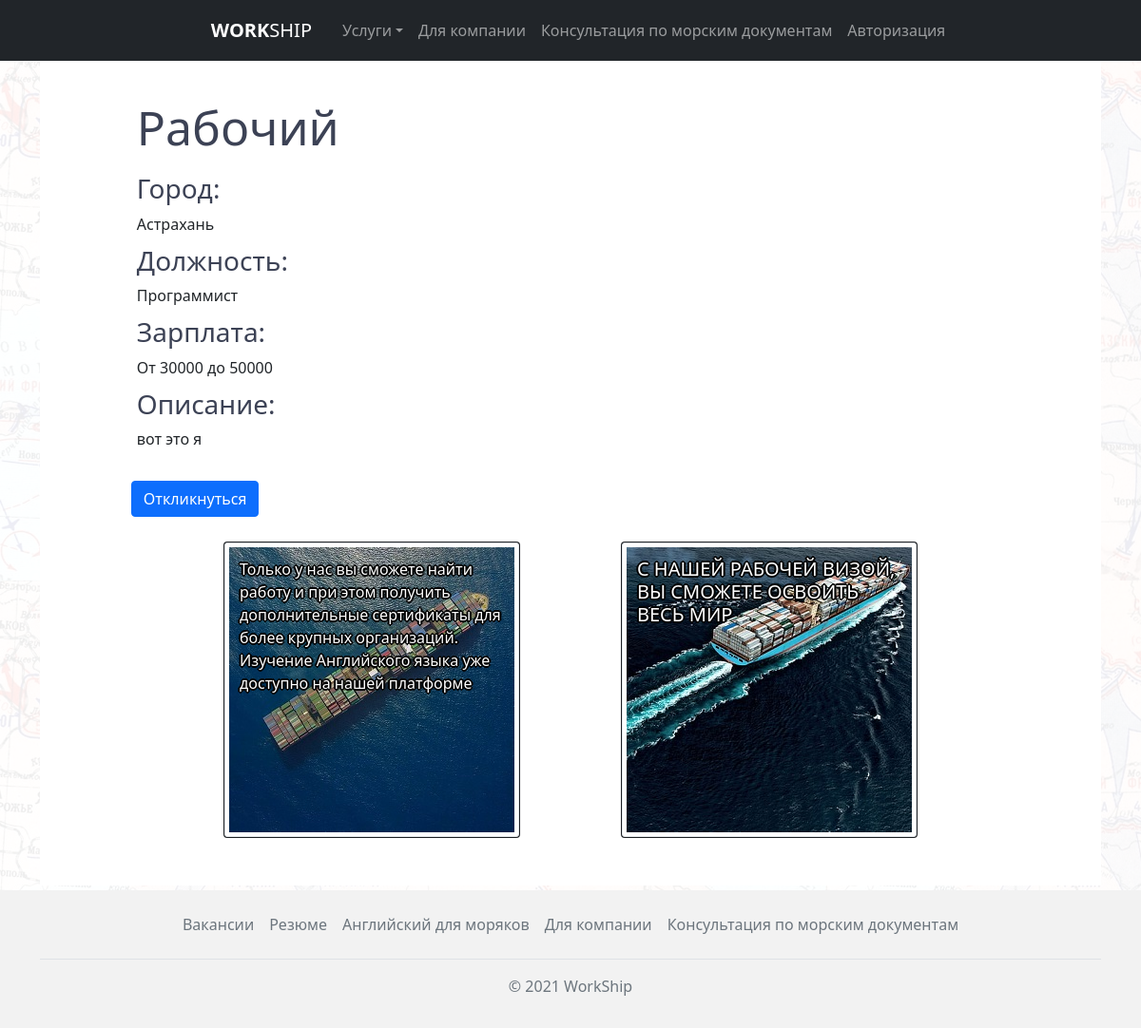
/summaries/detail/1/, run on an earlier commit of the app's database.
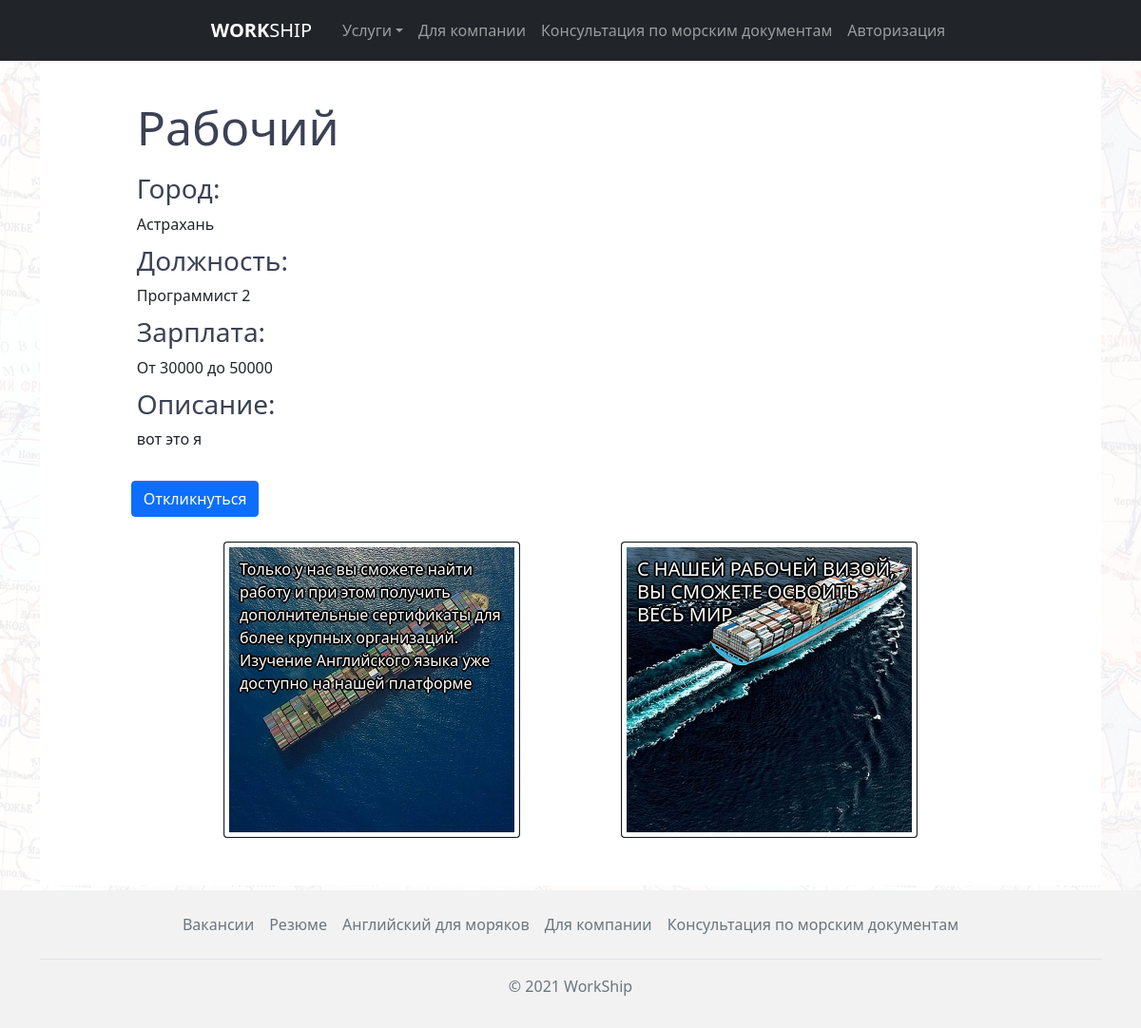
And on a later commit of the database.
### summaries/models.py (models this page shows, shortened)
class Summary(models.Model):
    user = models.ForeignKey(User, on_delete=models.CASCADE)
    name = models.CharField('Название', max_length=255)
    job = models.CharField('Должность', max_length=255)
    city = models.CharField('Город', max_length=255)
    salary_min = models.CharField('Зарплата от', max_length=255)
    salary_max = models.CharField('Зарплата до', max_length=255)
    extra = models.TextField('Дополнительно', default='Без описания')
    image = models.ImageField(upload_to=image_directory_path, storage=image_storage, default='defaultuser.png')
    time_create = models.DateTimeField('Дата создания', auto_now_add=True, null=True)
    time_update = models.DateTimeField('Дата изменения', auto_now=True, null=True)
    is_published = models.BooleanField('Публикация', default=True)
    class Meta:
        verbose_name = 'Резюме'
        verbose_name_plural = 'Резюме'

### summaries/views.py (the view, shortened to what this page needs)
# urls.py: path('detail/<int:summary_id>/', summaries_detail, name='summaries_detail'),
def summaries_detail(request, summary_id):
    summary = get_object_or_404(Summary, pk=summary_id)
    profile = Profile.objects.filter(user=summary.user).get()
    if request.user.is_authenticated:
        vacancies = Vacancy.objects.filter(user=request.user)
    else:
        vacancies = None
    context = {
        'vacancies': vacancies,
        'summary': summary,
        'profile': profile
    }
    return render(request, 'summaries/summaries_detail.html', context=context)

### summaries/templates/summaries/summaries_detail.html (shortened to what this page needs)
{% extends 'main/layout.html' %}
{% load static %}
{% block content %}
<div class="container">
      <div class="wrapper">
        <div class="vacancies">
          <div class="vacancies__header">
            <h2>{{summary.name}}</h2>
          </div>
          <div class="vacancy__detail">
            <div class="vacancy__text">
             <div><h3>Город: </h3> {{ summary.city }}</div>
            <div><h3>Должность: </h3> {{ summary.job }}</div>
            <div><h3>Зарплата: </h3>От {{ summary.salary_min }} до {{ summary.salary_max }}</div>
            <div class="vacancy__description">
              <h3>Описание:</h3>
              <p>
                 {{ summary.extra }}
              </p>
            </div>
            </div>
             <div class="vacancy__logo">
             </div>
          </div>
            <button type="button" class="btn btn-primary my-3 mx-1" data-bs-toggle="modal" data-bs-target="#responseModal">
                Откликнуться
            </button>
        </div>
        <div class="slider_index">
          <div class="slider_index__container">
            <div class="card bg-dark text-white">
                <img src="{%  static 'main/img/ship1.jpg' %}" class="card-img img-fluid img-thumbnail" alt="...">
                <div class="card-img-overlay">
                <p class="card-text" style="text-shadow: 2px 0 0 #000, -2px 0 0 #000, 0 2px 0 #000, 0 -2px 0 #000, 1px 1px #000, -1px -1px 0 #000, 1px -1px 0 #000, -1px 1px 0 #000;">Только у нас вы сможете найти работу и при этом получить
                дополнительные сертификаты для более крупных организаций.
                Изучение Английского языка уже доступно на нашей платформе</p>
                </div>
            </div>
            <div class="card bg-dark text-white">
                <img src="{%  static 'main/img/ship2.jpg' %}" class="card-img img-fluid img-thumbnail" alt="...">
                <div class="card-img-overlay">
                <h5 class="card-title"  style="text-shadow: 2px 0 0 #000, -2px 0 0 #000, 0 2px 0 #000, 0 -2px 0 #000, 1px 1px #000, -1px -1px 0 #000, 1px -1px 0 #000, -1px 1px 0 #000;">С НАШЕЙ РАБОЧЕЙ ВИЗОЙ, ВЫ СМОЖЕТЕ ОСВОИТЬ ВЕСЬ МИР</h5>
                </div>
            </div>
          </div>
        </div>
      </div>
</div>
{% endblock %}

What changed in the data, as far as the page shows it:
changed Summary "Рабочий": job "Программист" → "Программист 2"
